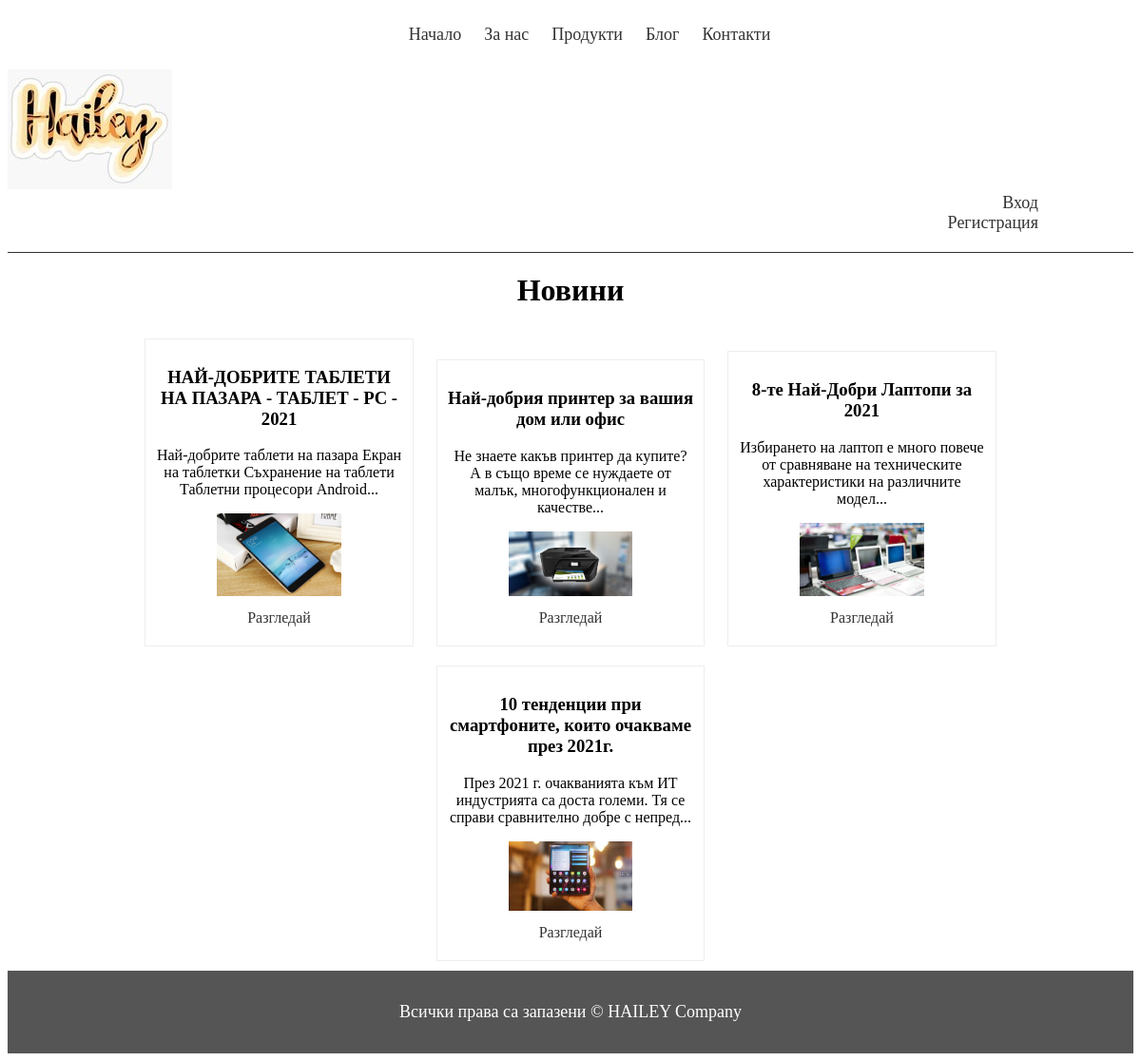
Page /news.php on the committed database.
### tables this page shows
CREATE TABLE IF NOT EXISTS `news` (
  `id` int(10) UNSIGNED NOT NULL AUTO_INCREMENT,
  `title` varchar(255) NOT NULL,
  `description` text NOT NULL,
  `status` enum('active','inactive') NOT NULL,
  `image` varchar(255) NOT NULL,
  `created_at` datetime NOT NULL,
  `created_by` int(10) UNSIGNED NOT NULL,
  `updated_at` datetime NOT NULL,
  `updated_by` int(10) UNSIGNED NOT NULL,
  PRIMARY KEY (`id`)
);

### news.php (the view, shortened to what this page needs)
<?php
require_once('config/db.php');
$news = isset($_GET['news']) ? (int) $_GET['news'] : 0;
$sql = "SELECT
            `id`,
            `title`,
            `description`,
            `image`
        FROM `news`
        WHERE
            `status` = 'active'
        ORDER BY `updated_at` DESC
        ";
        $query = mysqli_query($conn, $sql);
        if($query) {
            $news = [];
            while($row = mysqli_fetch_assoc($query)) {
                $row['description'] = mb_substr($row['description'], 0, 100) . "...";
                $news[] = $row;
            }
        } else {
            echo mysqli_error($conn);
        }
?>
<?php require_once('header.php');?>
    <div class="products-page">
        <div class="products">
            <h1 class="text-center">Новини</h1>
            <?php for($i = 0; $i < count($news); $i++) :?>
                <div class="product-item">
                    <h3><?=$news[$i]['title']?></h3>
                    <p>
                        <?=$news[$i]['description']?>
                    </p>
                    <img src="<?=$news[$i]['image']?>" alt="<?=$news[$i]['news']?>">
                    <a href="one.news.php?id=<?=$news[$i]['id']?>">Разгледай</a>
                </div>
            <?php endfor ?>
        </div>
    </div>
    <?php require_once('footer.php'); ?>

### assets/css/style.css (style rules this page uses)
.text-center { text-align: center; }
a { text-decoration: none; color: #333; transition: 0.3s; }
.products { text-align: center; }
.products .product-item { display: inline-block; width: 22%; border: 1px solid #eee; padding: 10px; margin: 10px; }
.products .product-item img { max-width: 50%; }
.products .product-item a { display: block; margin: 10px; }

### rows in the picture
news: title "НАЙ-ДОБРИТЕ ТАБЛЕТИ НА ПАЗАРА - ТАБЛЕТ - PC - 2021", description "Най-добрите таблети на пазара Екран на таблетки Съхранение на таблети Таблетни процесори Android...", image (picture)
news: title "Най-добрия принтер за вашия дом или офис", description "Не знаете какъв принтер да купите? А в също време се нуждаете от малък, многофункционален и качестве...", image (picture)
news: title "8-те Най-Добри Лаптопи за 2021", description "Избирането на лаптоп е много повече от сравняване на техническите характеристики на различните модел...", image (picture)
news: title "10 тенденции при смартфоните, които очакваме през 2021г.", description "През 2021 г. очакванията към ИТ индустрията са доста големи. Тя се справи сравнително добре с непред...", image (picture)
